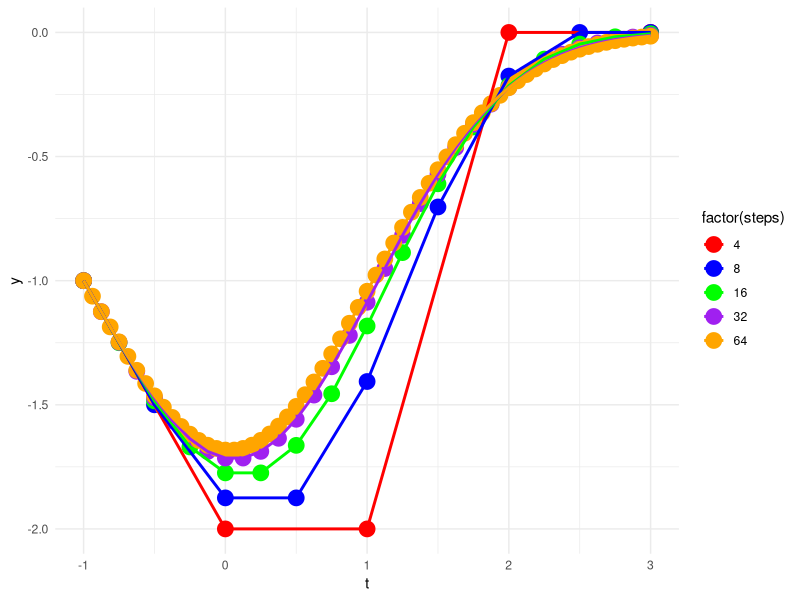

The R source for this figure:
## ---- chunk 1
knitr::opts_chunk$set(echo = TRUE, warning = FALSE, message = FALSE)

library(ggplot2)
## ---- chunk 2
t <- -1
y <- -1
df <- data.frame(x = numeric(0), y = numeric(0), set = numeric(0))

diff_eq <- function(t, y) {
  result <- -t * y
  return(result)
}

euler_method <- function(steps) {
  delta_t <- 4/steps
  t_vector <- c(t)
  y_vector <- c(y)
  for (i in 0:(steps-1)) {
    y <- y + diff_eq(t, y) * delta_t
    t <- t + delta_t

    t_vector <- c(t_vector, t)
    y_vector <- c(y_vector, y)
  }

  # print(t_vector)
  print(y_vector)

  step_size_vector <- rep(steps, length(t_vector))
  df <<- rbind(df, data.frame(x = t_vector, y = y_vector, steps = step_size_vector))

}

lst <- list(4,8,16,32,64)
for (element in lst) {
  euler_method(element)
}

#ykplusone + yk + f(tk, yk)delta(t)
## ---- chunk 3
ggplot(df, aes(x, y, color = factor(steps))) +
  geom_point(size = 5) +
  geom_line(aes(group = steps), size = 1) +
  labs(x = "t", y = "y") +
  scale_color_manual(values = c("4" = "red", "8" = "blue", "16" = "green", "32" = "purple", "64" = "orange")) +
  theme_minimal()
## ---- chunk 4
#At steps = 16, the solutions look more accuracte. There's more curvature to the solution, whereas before with only 4 steps, there's more defined over and underestimation of the actual solution.
## ---- chunk 5
n = 100
h = 25

diff_eq2 <- function(t, p){
  return ( p*(1 - p/n) - h )
}

rk4_method <- function(t0, p0){

}

rk4_method(0, 80)
## ---- chunk 6
# Type your code here (and delete these comments)
## ---- chunk 7
# Type your code here (and delete these comments)
## ---- chunk 8
# Type your code here (and delete these comments)
